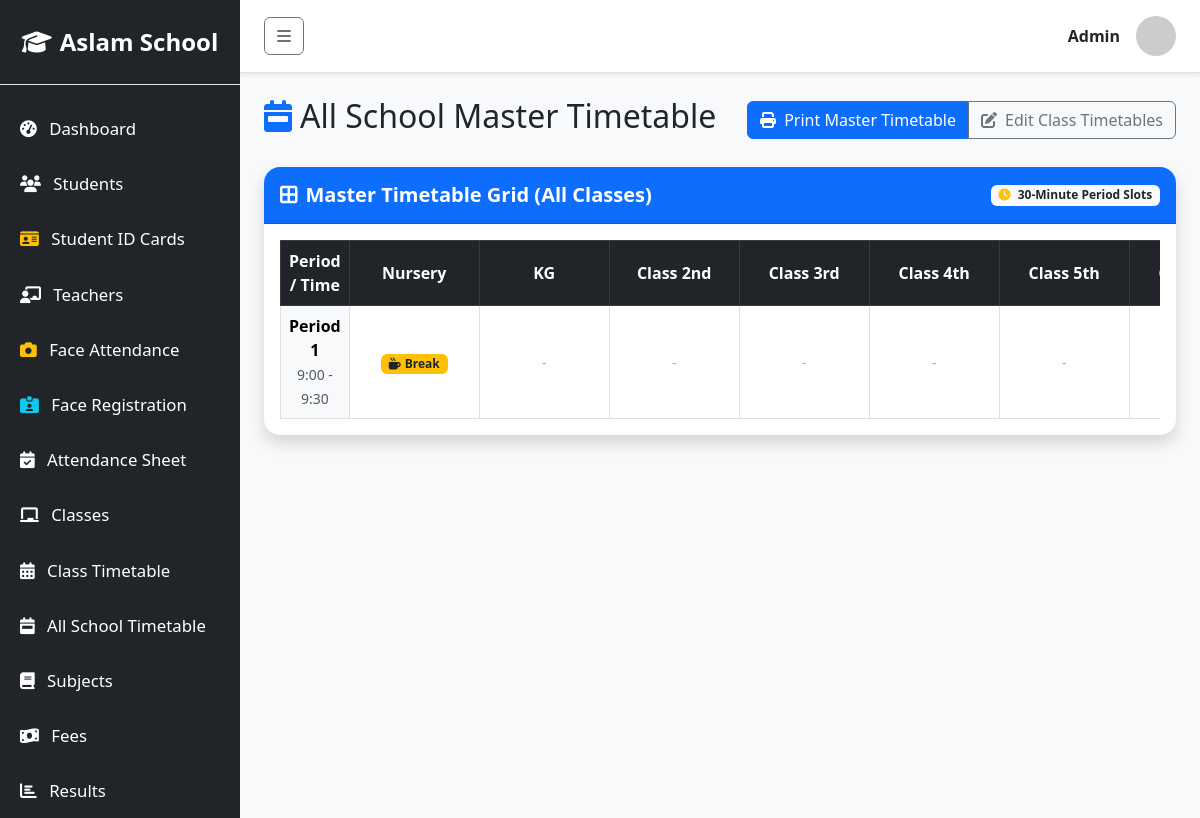
/school/classes/all_timetable.php, run on the app's committed database.
### tables this page shows
CREATE TABLE `classes` (
  `id` int(11) NOT NULL,
  `name` varchar(50) NOT NULL
);

### school/classes/all_timetable.php (the view, shortened to what this page needs)
<?php
require_once '../includes/db.php';
require_once '../includes/header.php';
$classes_res = $conn->query("SELECT * FROM classes ORDER BY id ASC");
$classes = [];
while($c = $classes_res->fetch_assoc()) {
    $classes[] = $c;
}
$periods_res = $conn->query("SELECT DISTINCT period_no, start_time, end_time FROM timetable ORDER BY period_no ASC, start_time ASC");
$periods = [];
while($p = $periods_res->fetch_assoc()) {
    $periods[] = $p;
}
$matrix = [];
$raw_tt = $conn->query("SELECT tt.*, s.name as subject_name, t.name as teacher_name
                        FROM timetable tt
                        LEFT JOIN subjects s ON tt.subject_id = s.id
                        LEFT JOIN teachers t ON tt.teacher_id = t.id");
while($row = $raw_tt->fetch_assoc()) {
    $matrix[$row['period_no']][$row['class_id']] = $row;
}
?>
<div class="d-flex justify-content-between align-items-center mb-4 no-print">
    <h2><i class="fa-solid fa-calendar-week me-2 text-primary"></i>All School Master Timetable</h2>
    <div class="btn-group">
        <button onclick="window.print()" class="btn btn-primary"><i class="fa-solid fa-print me-1"></i> Print Master Timetable</button>
        <a href="timetable.php" class="btn btn-outline-secondary"><i class="fa-solid fa-pen-to-square me-1"></i> Edit Class Timetables</a>
    </div>
</div>
<div class="card shadow border-0 rounded-4 mb-4">
    <div class="card-header bg-primary text-white py-3 rounded-top-4 d-flex justify-content-between align-items-center no-print">
        <h5 class="mb-0 fw-bold"><i class="fa-solid fa-border-all me-2"></i>Master Timetable Grid (All Classes)</h5>
        <span class="badge bg-light text-dark"><i class="fa-solid fa-clock me-1 text-warning"></i> 30-Minute Period Slots</span>
    </div>
    <div class="card-body p-3">
        <div class="table-responsive">
            <table class="table table-bordered table-hover align-middle text-center mb-0">
                <thead class="table-dark">
                    <tr>
                        <th style="width: 140px;" class="align-middle">Period / Time</th>
                        <?php foreach($classes as $c): ?>
                            <th class="align-middle fs-6" style="min-width: 130px;"><?= htmlspecialchars($c['name']) ?></th>
                        <?php endforeach; ?>
                    </tr>
                </thead>
                <tbody>
                    <?php foreach($periods as $p): ?>
                        <tr>
                            <td class="table-light fw-bold">
                                <div>Period <?= $p['period_no'] ?></div>
                                <small class="text-muted fw-normal"><?= htmlspecialchars($p['start_time']) ?> - <?= htmlspecialchars($p['end_time']) ?></small>
                            </td>
                            <?php foreach($classes as $c): ?>
                                <?php
                                $cell = isset($matrix[$p['period_no']][$c['id']]) ? $matrix[$p['period_no']][$c['id']] : null;
                                ?>
                                <td class="p-2">
                                    <?php if($cell && !empty($cell['subject_name'])): ?>
                                        <div class="fw-bold text-dark mb-1"><?= htmlspecialchars($cell['subject_name']) ?></div>
                                        <?php if(!empty($cell['teacher_name'])): ?>
                                            <span class="badge bg-success-subtle text-success border border-success small" style="font-size: 0.75rem;">
                                                <i class="fa-solid fa-user-tie me-1"></i><?= htmlspecialchars($cell['teacher_name']) ?>
                                            </span>
                                        <?php else: ?>
                                            <small class="text-muted fst-italic">No Teacher</small>
                                        <?php endif; ?>
                                    <?php elseif($cell && empty($cell['subject_name'])): ?>
                                        <span class="badge bg-warning text-dark"><i class="fa-solid fa-mug-hot me-1"></i>Break</span>
                                    <?php else: ?>
                                        <span class="text-muted opacity-50 small">-</span>
                                    <?php endif; ?>
                                </td>
                            <?php endforeach; ?>
                        </tr>
                    <?php endforeach; ?>
                </tbody>
            </table>
        </div>
    </div>
</div>
<?php require_once '../includes/footer.php'; ?>

### data on the page
classes: name "Nursery", shows "Break"
classes: name "KG"
classes: name "Class 2nd"
classes: name "Class 3rd"
classes: name "Class 4th"
classes: name "Class 5th"

### other printed values
$_SESSION['user_name'] "Admin"
$p['period_no'] "1"
$p['start_time'] "9:00"
$p['end_time'] "9:30"
